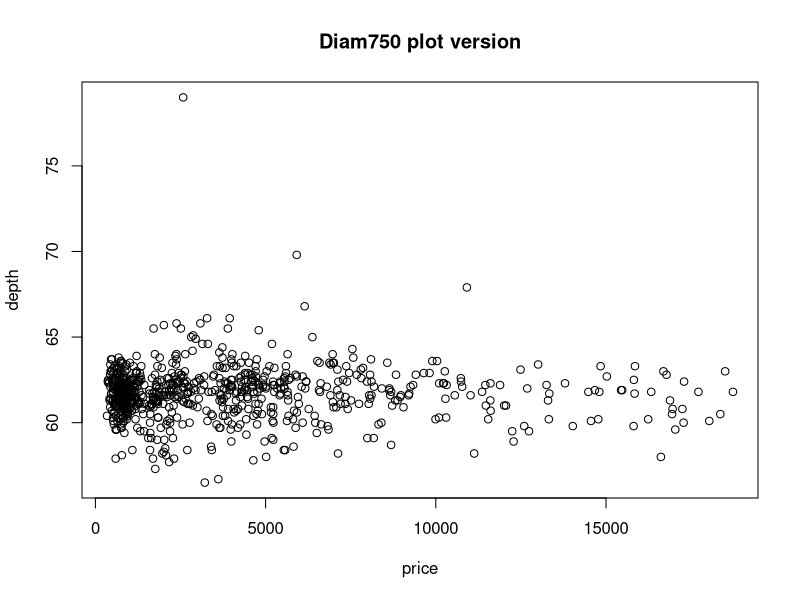
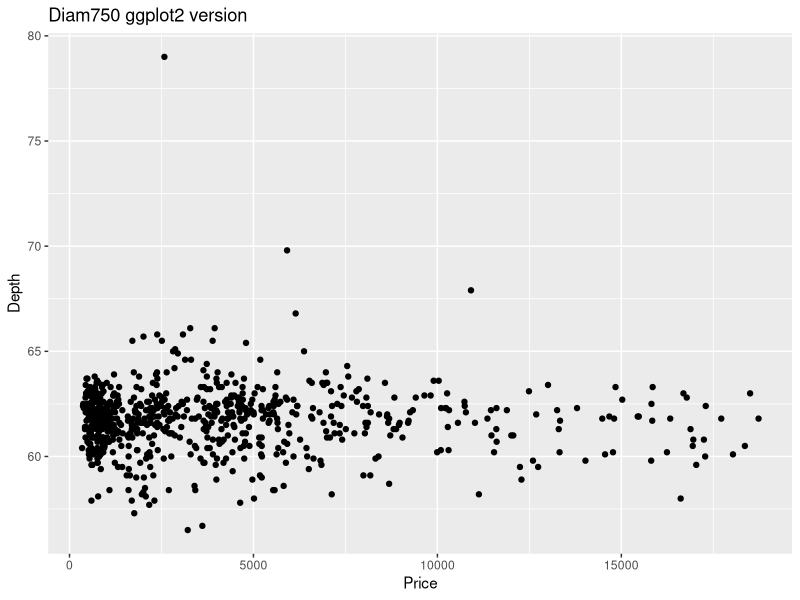

R code for these plots, in order:

library(tidyverse)

myName <- "Hao He"

## -------------------------------------------------------------------------------------------------------------------------------
head(iris,3)
iris.vers <- subset(iris, Species == "versicolor")
ans_1 <- iris.vers
ans_1

## -------------------------------------------------------------------------------------------------------------------------------
sepal.dif <- iris.vers$Sepal.Length - iris.vers$Sepal.Width
ans_2 <- sepal.dif


## -------------------------------------------------------------------------------------------------------------------------------
iris.vers<- mutate(iris.vers, sepal.dif)
ans_3 <- iris.vers

## -------------------------------------------------------------------------------------------------------------------------------
ans_4 <- sapply(mtcars, FUN = class)


## -------------------------------------------------------------------------------------------------------------------------------
newmtc <- mtcars %>% mutate(am = as.integer(am), 
                  cyl = as.integer(cyl),
                  vs = as.integer(vs))

ans_5 <- sapply(newmtc, FUN = class)


## -------------------------------------------------------------------------------------------------------------------------------
newmtc<- newmtc %>% mutate_if(is.numeric, round, 1)
ans_6 <- newmtc

## -------------------------------------------------------------------------------------------------------------------------------
iris_7 <- iris %>% filter(Species == "virginica" & Sepal.Width > 3.5)
ans_7 <- iris_7

## -------------------------------------------------------------------------------------------------------------------------------
iris_8 <- iris[iris$Species == "virginica" & iris$Sepal.Width > 3.5, 1:4]
ans_8 <- iris_8

## -------------------------------------------------------------------------------------------------------------------------------
r_id <- row.names(iris[iris$Species == "virginica" & iris$Sepal.Width > 3.5, 1:4])
ans_9 <- r_id


## -------------------------------------------------------------------------------------------------------------------------------
diam_10 <- sum(diamonds$cut == "Ideal" & diamonds$carat < 0.21)
ans_10 <- diam_10

## -------------------------------------------------------------------------------------------------------------------------------
diam_11 <- sum((diamonds$x+diamonds$y+diamonds$z)>40)
ans_11 <- diam_11

## -------------------------------------------------------------------------------------------------------------------------------
diam_12 <- sum(diamonds$price>10000 | diamonds$depth >= 70)
ans_12 <- diam_12

## -------------------------------------------------------------------------------------------------------------------------------
diam_13 <- diamonds[c(67,982), c("color","y")]
ans_13 <- diam_13

## -------------------------------------------------------------------------------------------------------------------------------
diam_14 <- diamonds[c(453,792,10489),]
ans_14 <- diam_14


## -------------------------------------------------------------------------------------------------------------------------------
diam_15 <- diamonds[c(1:10), c("x","y","z")]
ans_15 <- diam_15 

## -------------------------------------------------------------------------------------------------------------------------------
newdiam <- diamonds[1:1000,] 
ans_16 <- newdiam

## -------------------------------------------------------------------------------------------------------------------------------
newdiam_17 <- arrange(newdiam, price)
ans_17 <- newdiam_17

## -------------------------------------------------------------------------------------------------------------------------------
set.seed(56)
diam750 <- sample_n(diamonds,750)
ans_18 <- diam750


## -------------------------------------------------------------------------------------------------------------------------------
sum_diam750 <- summary(diam750)
ans_19 <- sum_diam750

## -------------------------------------------------------------------------------------------------------------------------------
plot(depth ~ price, data = diam750, xlab = "price", ylab = "depth", main = "Diam750 plot version")
ggplot(data = diam750, aes(x = price, y = depth)) + geom_point() + labs(x = "Price", y = "Depth", title = "Diam750 ggplot2 version")

